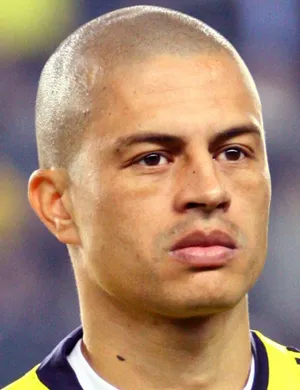
#> input picture Image processing/Ders11/18537-1598536967.webp, 300 x 390 px, found by its file name
$ python Ders11.py
#> lines starting #> are read from the running program, lines starting #| are printed output that depends on the picture
import cv2
import numpy as np


resim = cv2.imread("Ders11\\18537-1598536967.webp")
#> resim is the input picture: shape (390, 300, 3); mean B, G, R 110.4, 133.8, 166
ikiKatBuyuk=cv2.pyrUp(resim)#Resmin yüksekliğini ve genişliğini iki kat arttırır.
ikiKatKucuk=cv2.pyrDown(resim)#Resmin yüksekliğini ve genişliğini iki kat düşürüyor.
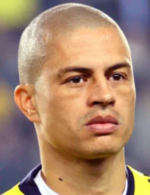
#> ikiKatKucuk: shape (195, 150, 3); mean B, G, R 110.3, 133.7, 165.9

cv2.imshow("Resim",resim)
cv2.imshow("Büyültülmüş Resim",ikiKatBuyuk)
cv2.imshow("Kucultulmus Resim",ikiKatKucuk)

print("Orijinal Resim",resim.shape)
#| Orijinal Resim (390, 300, 3)
print("Buyutulmus Resim" , ikiKatBuyuk.shape)
#| Buyutulmus Resim (780, 600, 3)
print("Kucultulmus Resim" , ikiKatKucuk.shape)
#| Kucultulmus Resim (195, 150, 3)

cv2.waitKey(0)
cv2.destroyAllWindows()

$ run again, with Image processing/Ders11/Ekran görüntüsü 2023-11-02 211600.png saved as Image processing/Ders11/18537-1598536967.webp
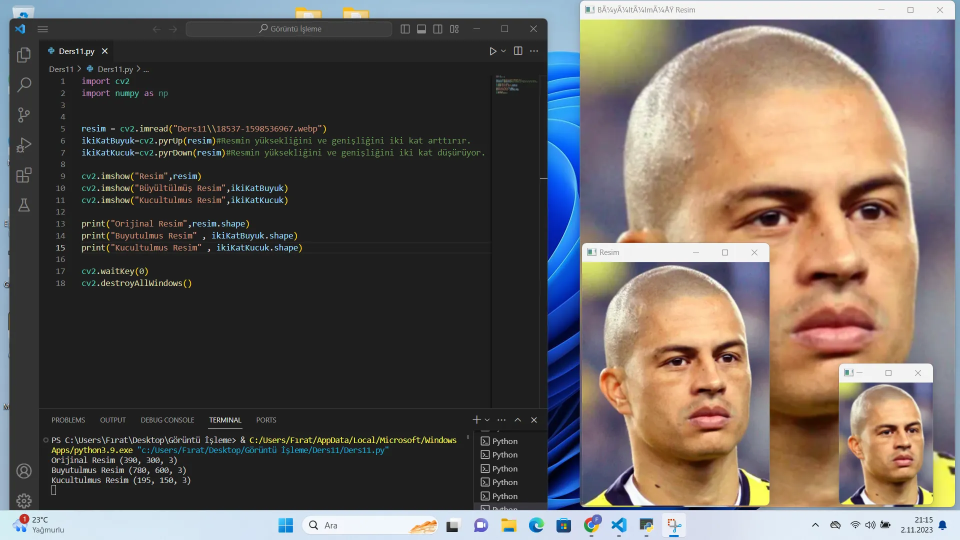
#> input picture Image processing/Ders11/Ekran görüntüsü 2023-11-02 211600.png, 1920 x 1080 px, found by its file name (shown at 1/2 size)
#> resim is the input picture: shape (1080, 1920, 3); mean B, G, R 88.8, 92.9, 99.9
#> `ikiKatKucuk=cv2.pyrDown(resim)#Resmin yüksekliğini ve genişliğini iki ..`:
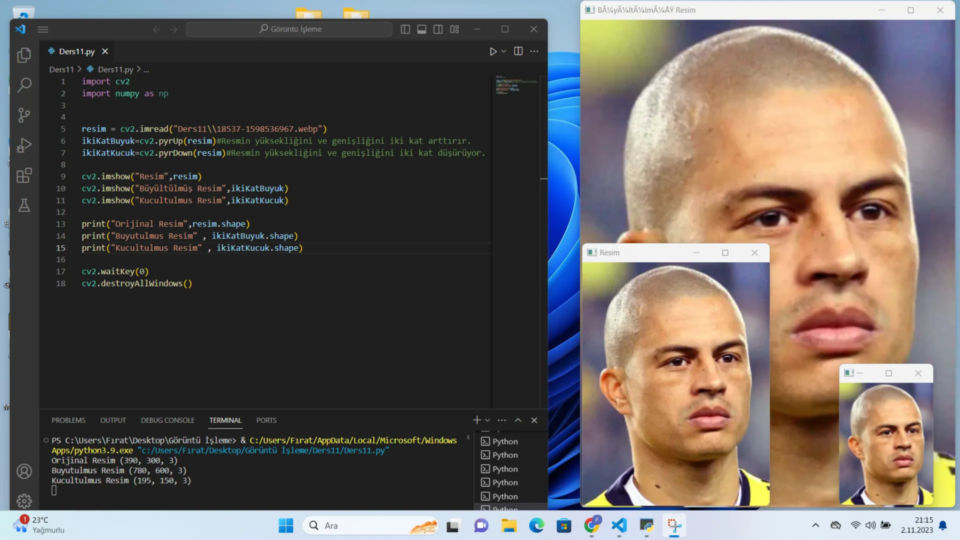
#> ikiKatKucuk: shape (540, 960, 3); mean B, G, R 88.8, 92.9, 99.9
#| Orijinal Resim (1080, 1920, 3)
#| Buyutulmus Resim (2160, 3840, 3)
#| Kucultulmus Resim (540, 960, 3)
